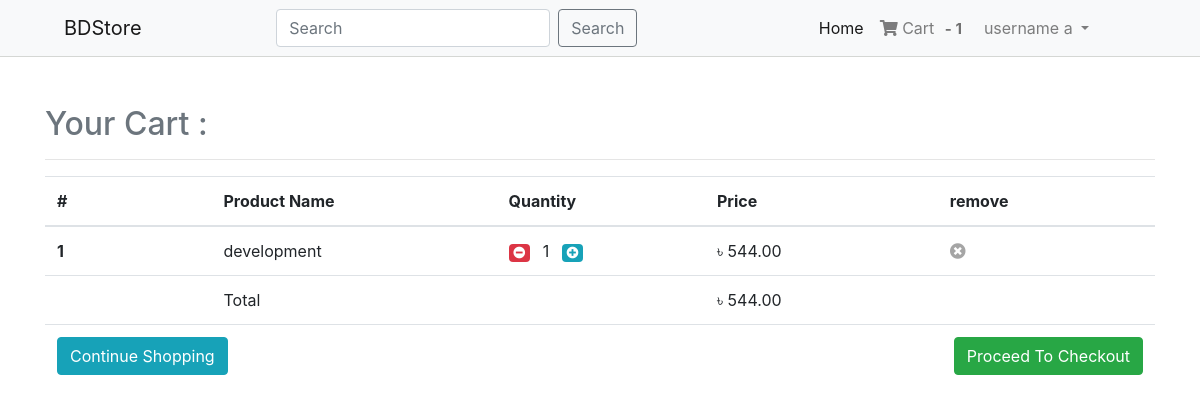
Before: /shop/cart/ (signed in) with the older database file.
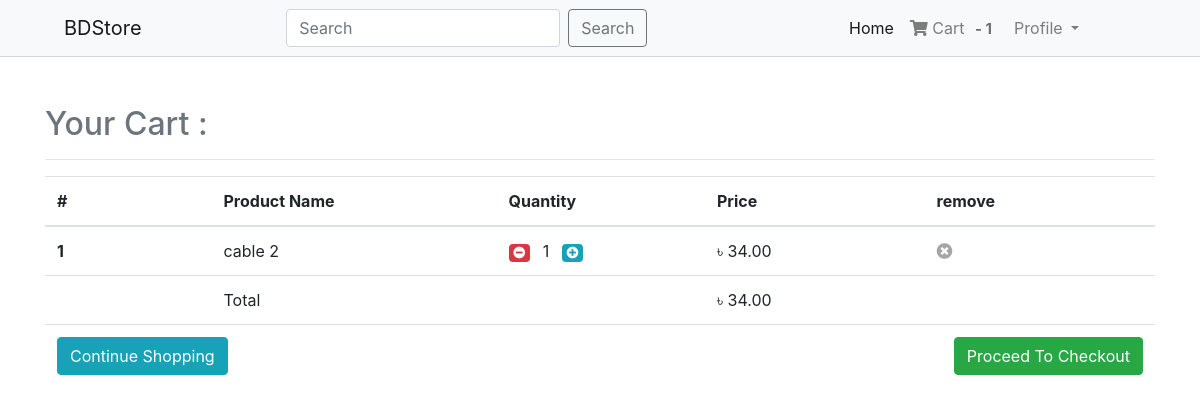
After: the same page with the newer database file.
### Login/models.py (models this page shows, shortened)
class User(AbstractBaseUser,PermissionsMixin):
    email = models.EmailField(unique=True,null=False)
    is_staff = models.BooleanField(
        ugettext_lazy('staff status'),
        default=False,
        help_text=ugettext_lazy('Designates whether the user can log in this site'),
    )
    is_active= models.BooleanField(
        ugettext_lazy('active'),
        default=True,
        help_text=ugettext_lazy("Designates whether this user should be treated as active . Unselect this instead of deleting account ")
    )
    USERNAME_FIELD = 'email'
    objects = MyUserManager()

class Profile(models.Model):
    user = models.OneToOneField(User,on_delete=models.CASCADE,related_name="profile")
    username = models.CharField(max_length=264,blank=True)
    full_name = models.CharField(max_length=264,blank=True)
    address_1 = models.TextField(max_length=512,blank=True)
    city = models.CharField(max_length=40,blank=True)
    zipcode = models.CharField(max_length=10,blank=True)
    country = models.CharField(max_length=56,blank=True)
    phone = models.CharField(max_length=20,blank=True)
    date_joined = models.DateTimeField(auto_now_add=True)

### Order/models.py (models this page shows, shortened)
class Order(models.Model):
    orders_item = models.ManyToManyField(Cart)
    user = models.ForeignKey(settings.AUTH_USER_MODEL,on_delete=models.CASCADE)
    ordered = models.BooleanField(default=False)
    created = models.DateTimeField(auto_now_add=True)
    paymentId = models.CharField(max_length=264,blank=True,null=True)
    orderId = models.CharField(max_length=264,blank=True,null=True)
    def get_total_items(self):  #User define
        total = 0
        for order_item in self.orders_item.all():
            total += float(order_item.get_total())
        return total

class Cart(models.Model):
    user = models.ForeignKey(settings.AUTH_USER_MODEL,on_delete=models.CASCADE,related_name='cart')
    item = models.ForeignKey(Product,on_delete=models.CASCADE,related_name='product')
    quantity = models.IntegerField(default=1)
    purchased = models.BooleanField(default=False)
    created = models.DateTimeField(auto_now_add=True)
    updated = models.DateTimeField(auto_now=True)
    def get_total(self):    # User define
        total = self.item.price * self.quantity
        float_total = format(total,'0.2f')
        return float_total

### Shop/models.py (models this page shows, shortened)
class Product(models.Model):
    category = models.ForeignKey(Category,on_delete=models.CASCADE,related_name='category')
    main_image = models.ImageField(upload_to='media/Products')
    name = models.CharField(max_length=86)
    preview_text = models.TextField(max_length=128,verbose_name='Preview Text')
    detail_text = models.TextField(max_length=1024,verbose_name="Description")
    price = models.FloatField()
    old_price = models.FloatField(default=0.00)
    created = models.DateTimeField(auto_now_add=True)
    class Meta:
        ordering = ['-created']

### Order/views.py (the view)
# urls.py: path('cart/',views.cart_view,name='cart'),
@login_required
def cart_view(request):
    carts = Cart.objects.filter(user = request.user,purchased=False)
    orders = Order.objects.filter(user=request.user,ordered=False)
    if carts.exists() and orders.exists():
        order = orders[0]
        return render(request,'Order/cart.html',{'carts':carts,'order':order})
    elif carts.first() is None:
        messages.warning(request,"You don\'t have any item in your cart !")
        return redirect('Shop:home')
    else:
        messages.warning(request,"You don\'t have any item in your cart !")
        return redirect(request.META.get('HTTP_REFERER','/'))

### Order/templatetags/cart_counter.py (called while the page is built)
@register.filter
def cart_count(user):
    order = Order.objects.filter(user = user,ordered=False)
    if order.exists():
        return order[0].orders_item.count()
    else:
        return 0

### templates/Order/cart.html (shortened to what this page needs)
{% extends "Base.html" %}
{% block body_block %}
  <div class="container my-5">
      <div class="my-5">
          <h2 class="text-muted">Your Cart :</h2>
          <hr>
          <table class="table table-hover">
              <thead>
                  <tr>
                      <th scope="col" width="15%">#</th>
                      <th scope="col">Product Name</th>
                      <th scope="col">Quantity</th>
                      <th scope="col" align="center">Price</th>
                      <th scope="col">remove</th>
                  </tr>
              </thead>
              <tbody>
                  {% for cart in carts %}
                  <tr>
                      <th scope="row">{{forloop.counter}}</th>
                      <td>{{cart.item.name}}</td>
                      <td>
                        <a href="{% url 'Order:decrease' cart.item.pk %}" class="mr-2">
                            <span class="badge badge-danger">
                                <i class="fa fa-minus-circle" aria-hidden="true"></i>
                            </span>
                        </a>
                        <span>{{cart.quantity}}</span>
                        <a href="{% url 'Order:increase' cart.item.pk %}" class="ml-2">
                            <span class="badge badge-info">
                                <i class="fa fa-plus-circle" aria-hidden="true"></i>
                            </span>
                        </a>
                      </td>
                      <td align="left">&#2547;  {{cart.get_total}} </td>
                      <td>
                          <a href="{% url 'Order:remove' cart.item.pk %}">
                                  <i class="fa fa-times-circle" aria-hidden="true" style="color: rgb(165, 165, 165);"></i>
                          </a>
                      </td>
                  </tr>
                  {% endfor %}
                  <tr>
                      <th scope="row"></th>
                      <td colspan="2">Total</td>
                      <td colspan="2" align="left">&#2547; {{order.get_total_items|floatformat:2}} </td>
                  </tr>
                  <tr>
                      <td colspan="3" align="left">
                          <a href="{% url 'Shop:home' %}" class="btn btn-info">Continue Shopping</a>
                      </td>
                      <td colspan="2" align="right">
                        <a href="{% url 'Payment:checkout' %}" class="btn btn-success">Proceed To Checkout</a>
                    </td>
                  </tr>
              </tbody>
          </table>
      </div>
  </div>
{% endblock body_block %}

### templates/Base.html (shortened to what this page needs)
<!DOCTYPE html>
{% load static %}
<html lang="en">
<head>
    <link rel="stylesheet" href="https://maxcdn.bootstrapcdn.com/bootstrap/4.0.0/css/bootstrap.min.css"
>
    <link rel="stylesheet" href="https://cdnjs.cloudflare.com/ajax/libs/font-awesome/5.15.2/css/all.min.css"
 />
     <link rel="stylesheet" type="text/css" href="{% static 'css/base.css' %}">
</head>
<body >
    {% include "navbar.html" %}
    <div class="mt-2">
        {% block body_block %}
        {% endblock body_block %}
    </div>
  </body>
</body>
</html>

### templates/navbar.html (shortened to what this page needs)
{% load cart_counter %}
<div class="sticky-top" style="border-bottom: 1px solid rgba(212, 214, 211, 0.959);">
  <nav class="navbar navbar-expand-lg navbar-light bg-light">
    <a class="navbar-brand mx-5" href="/">BDStore</a>
    <div class="collapse navbar-collapse" id="navbarSupportedContent">
      <form class="form-inline my-2 my-lg-0 m-auto">
        <input class="form-control mr-sm-2" type="search" placeholder="Search" aria-label="Search">
        <button class="btn btn-outline-secondary my-2 my-sm-0" type="submit">Search</button>
      </form>
      <ul class="navbar-nav m-auto">
        <li class="nav-item active">
          <a class="nav-link" href="{% url 'Shop:home' %}">Home <span class="sr-only">(current)</span></a>
        </li>
        {% if user.is_authenticated %}
        <li class="nav-item">
          <a class="nav-link" href="{% url 'Order:cart' %}">
            <i class="fa fa-shopping-cart"></i>
            Cart
            <span class="badge badge-light" style="font-size: 15px; color: rgb(112, 112, 112);" >- {{request.user|cart_count }} </span></a>
        </li>
        <li class="nav-item dropdown">
            <a class="nav-link dropdown-toggle" href="#" id="navbarDropdown" role="button" data-toggle="dropdown" aria-haspopup="true" aria-expanded="false">
              {% if user.profile.username %}
              {{user.profile.username}}
              {% else %}
              Profile
              {% endif %}
            </a>
          </li>
        {% else %}
        <li class="nav-item">
            <a class="nav-link" href="{% url 'Login:login' %}">Login</a>
        </li>
        {% endif %}
      </ul>
    </div>
  </nav>
</div>

Changed rows visible on the page:
removed Cart: item.name "development", quantity "1", get_total "544.00"
changed User: profile.username "username a" → (not shown)
added Cart: item.name "cable 2", quantity "1", get_total "34.00"
changed Order: get_total_items "544.00" → "34.00"
Other visible differences:
text now shown: "Profile"
